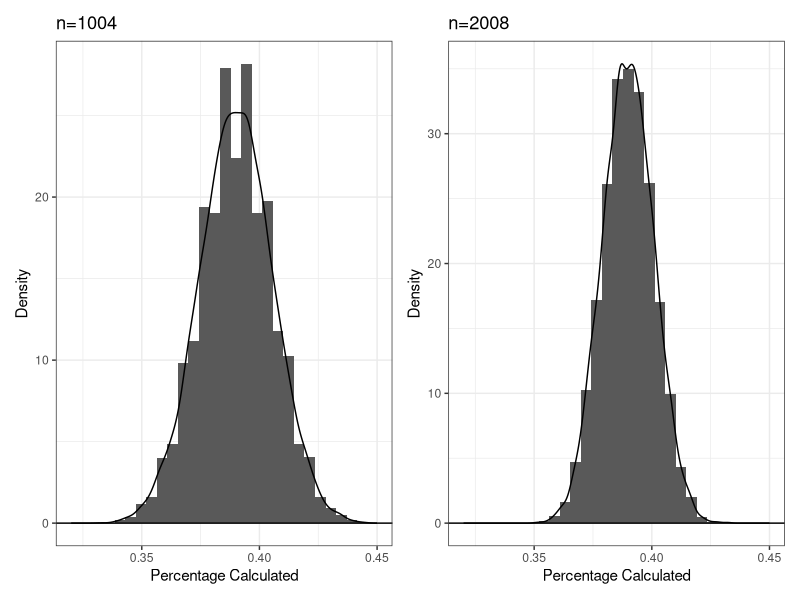
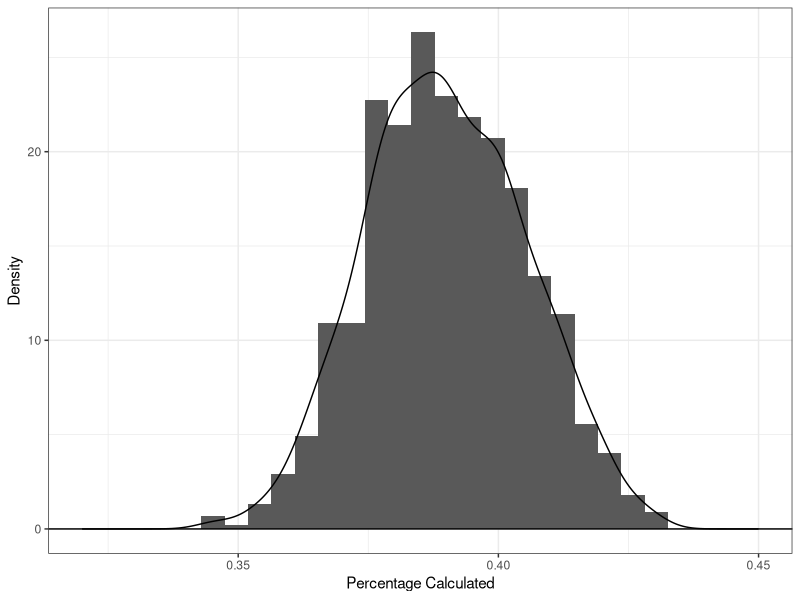

The R script that drew these images, in order: (Note: a time limit stopped this script after it produced the figures.)
library(tidyverse)
library(patchwork)

##########################################################
#####             PART 1: BASIC SIMULATION          ######
##########################################################

#Generating resamples, but making values percentage instead of raw # satisfied
part1.sample1 = rbinom(10000, 1004, .39)/1004 
#view(part1.sample1)
sample1_df = tibble(value = part1.sample1)

#Making a histogram with a superimposed density plot
part1_plot1 = ggplot() + 
  geom_histogram(aes(part1.sample1, y=after_stat(density))) +
  geom_density(aes(part1.sample1)) + 
  geom_hline(yintercept=0) +
  xlim(0.32, 0.45) +
  theme_bw() +
  xlab("Percentage Calculated") +
  ylab("Density") +
  ggtitle("n=1004")

#Making a summary to determine the upper and lower bounds
sample1_summary = sample1_df |>
  summarize(
    lower = quantile(value, 0.025),
    upper = quantile(value, 0.975),
    MOE = (upper-lower)/2
  )
#3% margin of error

#DOUBLING SAMPLE SIZE
#Generating resamples, but making values percentage instead of raw # satisfied
part1.sample2 = rbinom(10000, 2008, .39)/2008

sample2_df = tibble(value = part1.sample2)

#Making a histogram with a superimposed density plot
part1_plot2 = ggplot() + 
  geom_histogram(aes(part1.sample2, y=after_stat(density))) +
  geom_density(aes(part1.sample2)) + 
  geom_hline(yintercept=0) +
  xlim(0.32, 0.45) +
  theme_bw() +
  xlab("Percentage Calculated") +
  ylab("Density")+
  ggtitle("n=2008")


#Making a summary to determine the upper and lower bounds
sample2_summary = sample2_df |>
  summarize(
    lower = quantile(value, 0.025),
    upper = quantile(value, 0.975),
    MOE = (upper-lower)/2
  )
#2.1% margin of error

#Combining the two plots for comparison
part1_comparison = (part1_plot1 | part1_plot2)

#Saving the plot to be used in Sweave
ggsave("part1_comparison.pdf", plot = part1_comparison, width = 6, height = 4)


##########################################################
#####             PART 2: RESAMPLING                ######
##########################################################
#Making a tibble representative of the original data
gallup_df = tibble(
  value = c(rep(1, round(1004*.39)), rep(0, 1004-round(1004*.39)))
)

#Setitng up resampling
R <- 1000
resamples <- tibble(p.hat = numeric(R))

for( i in 1:R){ #Running for loop to take 1000 resamples
  # Take a resample
  curr.resample <- sample(x = gallup_df$value,
                          size = nrow(gallup_df),
                          replace = T)
  # compute the stat on the resample
  resamples$p.hat[i] <- mean(curr.resample)
}
#view(resamples)

#Plotting a histogram and density line of the resample mean
resample_plot = ggplot() + 
  geom_histogram(aes(resamples$p.hat, y=after_stat(density))) +
  geom_density(aes(resamples$p.hat)) + 
  geom_hline(yintercept=0) +
  xlim(0.32, 0.45) +
  theme_bw() +
  xlab("Percentage Calculated") +
  ylab("Density")

#Checking what the 95% spread of the resamplings are
resample_summary = resamples |>
  summarize(
    lower = quantile(p.hat, 0.025),
    upper = quantile(p.hat, 0.975),
    MOE = (upper-lower)/2
  )
#3% margin of error

#Saving the plot to be used in Sweave
ggsave("resample_plot.pdf", plot = resample_plot, width = 6, height = 4)


##########################################################
#####       PART 3: SIMULATION OVER N AND P         ######
##########################################################
#Initializing n and p
n = seq(100, 3000, by=10)
p = seq(0.01, 0.99, by=0.01)
sims = 10000

#Initialing tibble
sims_df = tibble(
  n = numeric(),  
  p = numeric(),  
  MOE = numeric()
)


for(i in n){ #Looping over each n value
  
  for (j in p){ #Looping over each percentage
    sample_sim = rbinom(sims, i, j)/i #Generating simulation
    temp_df = tibble(value= sample_sim) #Converting into a tibble for summary
    
    curr_summary = temp_df |>
      summarize(
        MOE = (quantile(value, 0.975)-quantile(value, 0.025))/2
      )
    #Adding new row to original tibble
    sims_df = bind_rows(sims_df, tibble(n=i, p=j, MOE=curr_summary$MOE))
  }
}
#Turning the margin of error into a percentage
sims_df = sims_df |>
  mutate(MOE = MOE*100) |>
  mutate(p = p*100)

#view(sims_df)
sim_plot = ggplot(sims_df, aes(n,p)) +
  geom_raster(aes(fill = MOE))+
  scale_fill_viridis_c() +
  xlab("Sample Size") +
  ylab("p value")

#Saving the plot to be used in Sweave
ggsave("sim_moe.pdf", plot = sim_plot, width = 6, height = 4)


##########################################################
#####   PART 4: ACTUAL MARGIN OF ERROR CALCULATION   #####
##########################################################
#Initializing sample sizes and probabilities
n = seq(100, 2000, by=10)
p = seq(0.01, 0.99, by=0.01)
z=1.96

#Initializing tibble
wilson_df = tibble(
  n = numeric(),  
  p = numeric(),  
  wilson = numeric()
)

for(i in n){
  
  for (j in p){
    X = round(i*j) #Getting number of successes
    #wilson = ((z^2/i)+2*j)/(2*(1+(z^2/i))) #Calculating wilson estimate
    wilson_num = sqrt(z^4/4+z^2*X-(z^2*X^2)/i)
    wilson_denom = i+z^2
    wilson = wilson_num/wilson_denom
    #Adding new row to tibble
    wilson_df = bind_rows(wilson_df, tibble(n=i, p=j, wilson=wilson))
  }
}

wilson_df = wilson_df |>
  mutate(wilson = wilson*100) |>
  mutate(p = p*100)

#view(wilson_df)

wilson_plot = ggplot(wilson_df, aes(n,p)) +
  geom_raster(aes(fill = wilson))+
  scale_fill_viridis_c(name = "MOE", limits = c(0, 10)) +
  xlab("Sample Size") +
  ylab("p value")

#Saving the plot to be used in Sweave
ggsave("wilson_moe.pdf", plot = wilson_plot, width = 6, height = 4)
